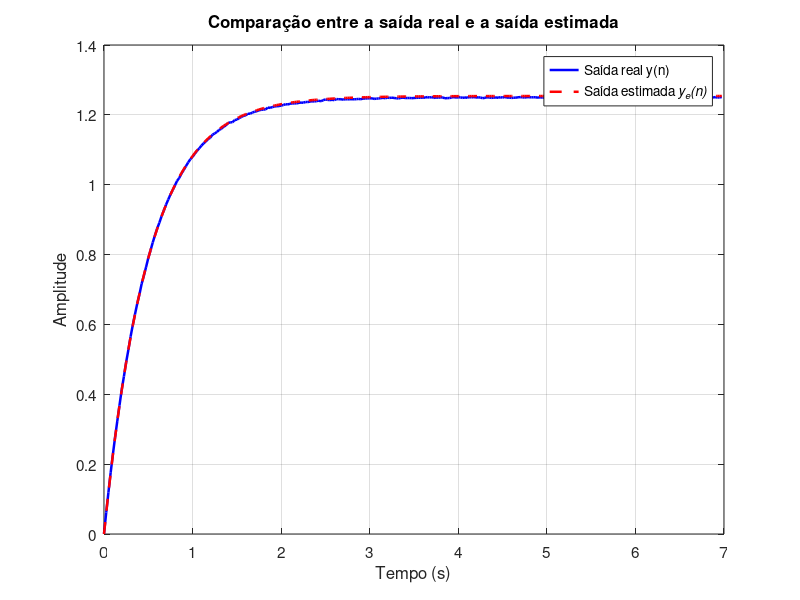

The MATLAB source for this figure:
clear;
clc;

% Arquivo com entrada e saida do sistema
load('mq_sistema_1.mat');
N = numel(x);

%% Estimador de minimos quadrados
L = 20     % numero de amostras utilizadas na estimacao

% equação a diferenças

ul = [x(1:L).' ; -y(1:L).']

UL = (ul(:,1:L).');
yL = y(2:L+1)

theta = inv((UL.'*UL))*UL.'*yL
b1 = theta(1);
a1 = theta(2);

%% Sistema estimado
Ts = 1/fs;
Gz = tf(b1, [1, a1], Ts);

% Resposta do sistema
N = numel(x);
tempo = (0:N-1)*Ts;

ye = lsim(Gz, x, tempo);

%% Apresentação dos resultados

figure;

plot(tempo, y, 'b', 'LineWidth', 1.8);
hold on;

plot(tempo, ye, 'r--', 'LineWidth', 1.8);

grid on;
box on;

xlabel('Tempo (s)', 'FontSize', 12);
ylabel('Amplitude', 'FontSize', 12);

title('Comparação entre a saída real e a saída estimada', 'FontSize', 14);

legend({'Saída real y(n)', 'Saída estimada \ity_e(n)'}, 'Location', 'best','FontSize', 11);

set(gca, 'FontSize', 11);
